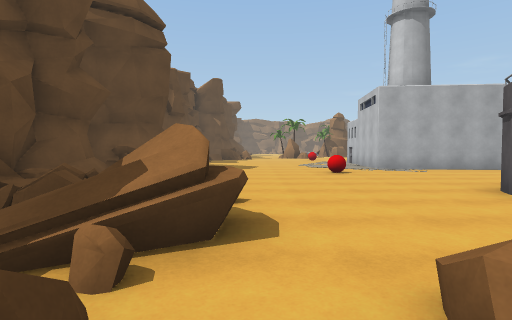
view 1 (above)

23 first-person views from a walk through a scene from a Unity 3-D project. The camera is 1.3 m above the floor, tilts 2° down and sees 80° across. The floor is counted in squares, 2 m on a side. Each view is taken from the middle of a square. On the plan, view 1 faces up. The plan holds only what a view shows up to about 10 squares ahead; the rest is blank. The place goes on beyond the plan. Some animated figures are left out.

view 2
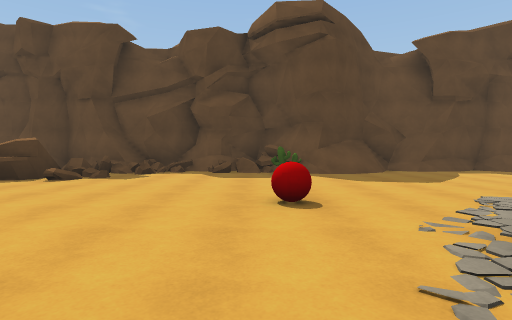

view 3
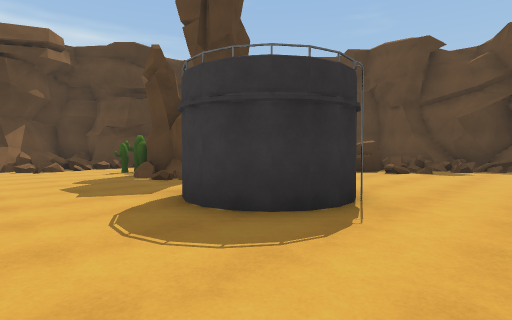

view 4
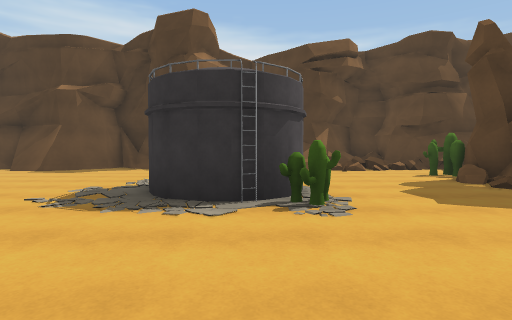

view 5
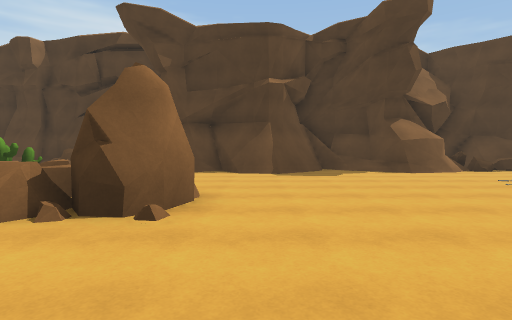

view 6
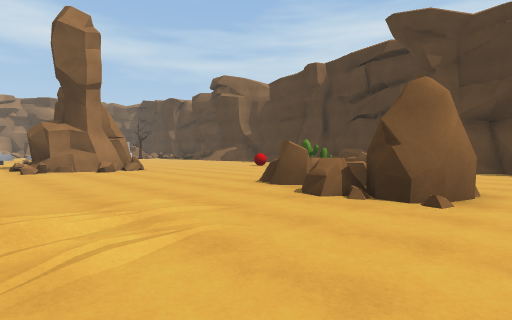

view 7
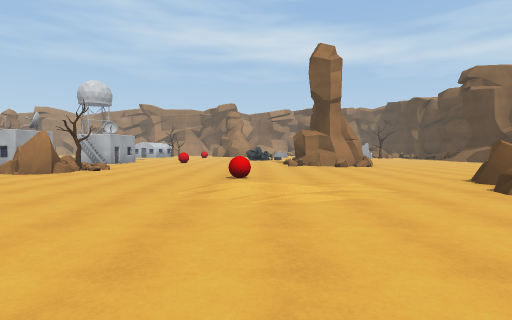

view 8
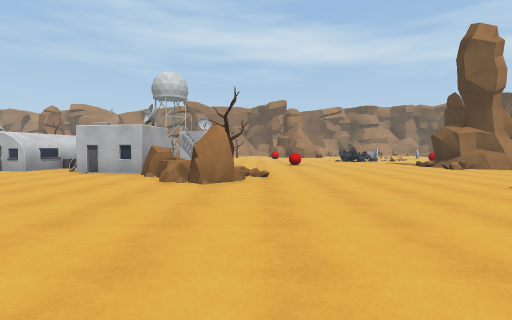

view 9
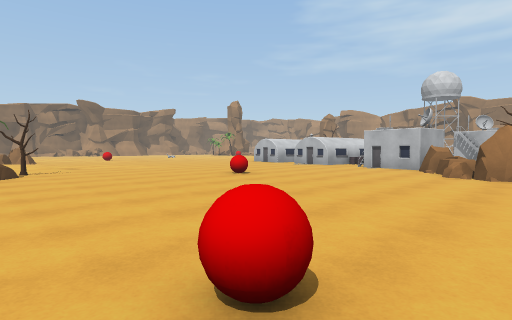

view 10
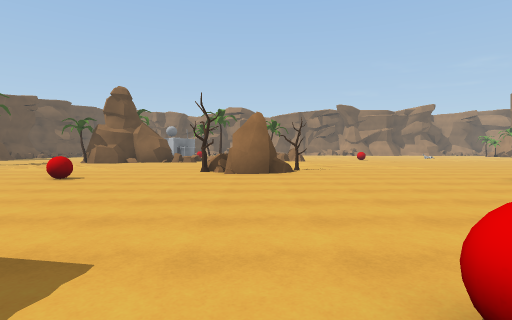

view 11
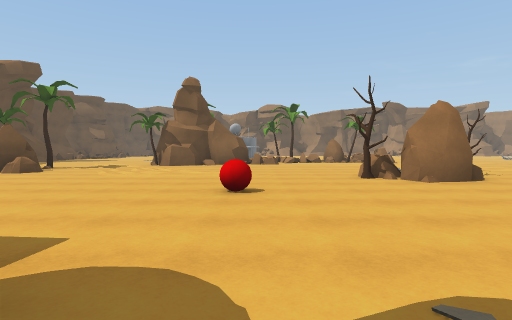

view 12
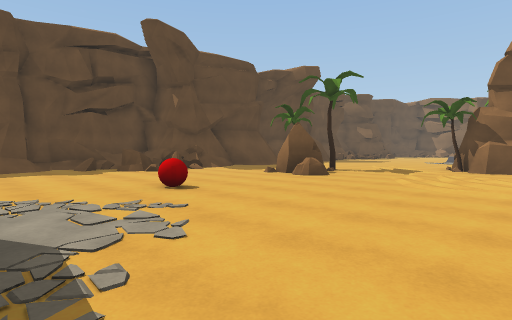

view 13
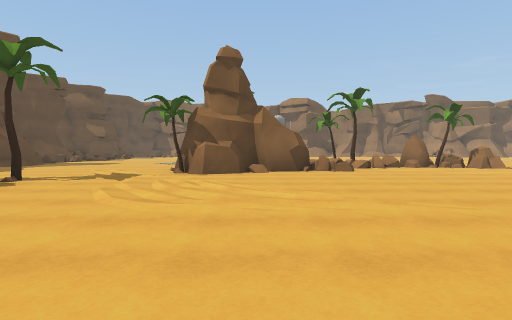

view 14
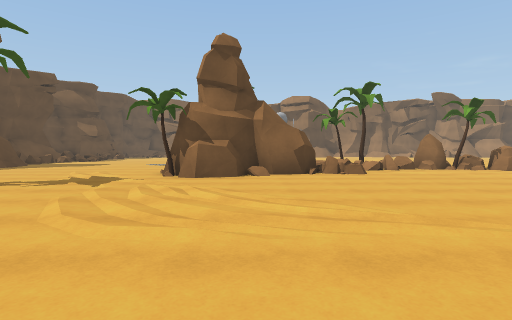

view 15
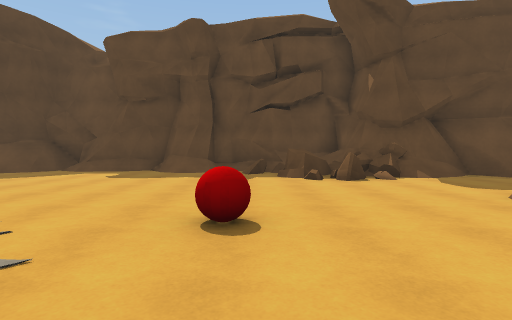

view 16
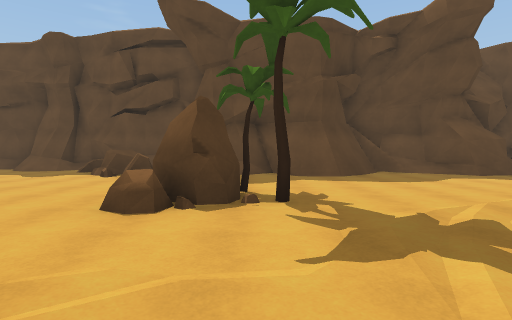

view 17
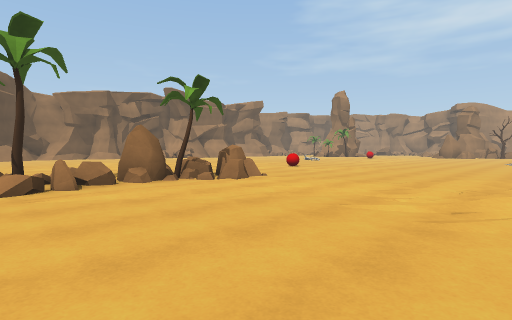

view 18
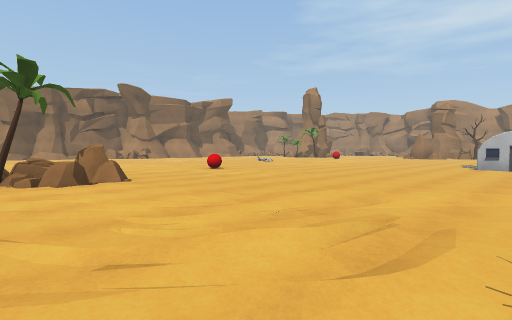

view 19
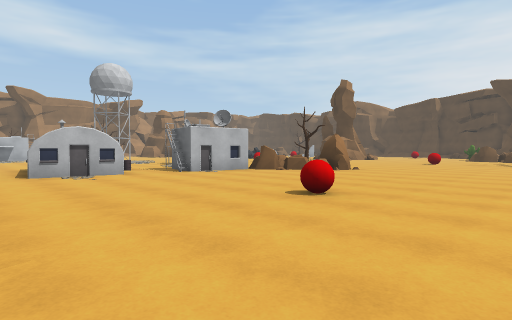

view 20
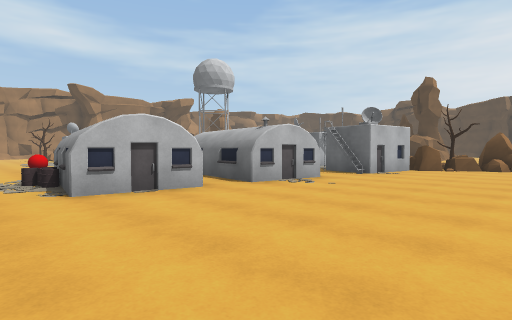

view 21
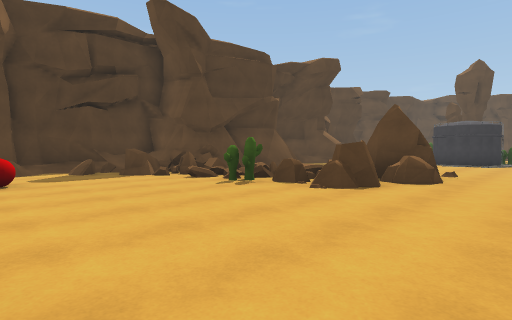

view 22
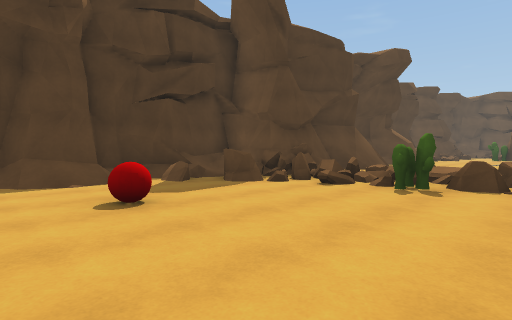

view 23
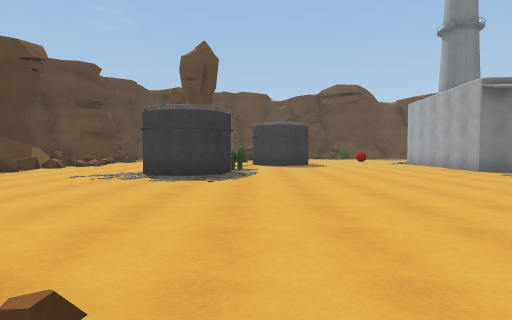

### Floor plan
Key: @ floor where view 1 was taken; # wall or solid block; x gap in a wall; . main floor; : floor 0.25 m higher than the main floor; + floor 0.5 m higher than the main floor; / step, stairs or slope; = window, fence, low wall or low ledge; ^ raised ledge; B red ball; C cactus; R rock; T tree; U building; O other object.
Columns run from 4 left of view 1 to 26 right of it. Each row starts with its distance up from view 1.
 29  ###.          OT R  ...
 28  #/.......    # =#RTR.....
 27  #/.......   ##....R..../..
 26  ##/......####R.............
 25   ##......T#.................
 24   ##...........................
 23   #...TT.......................
 22   #/..RR......................U
 21 ^^#=...............T..........U
 20 #/##.............TRR...........
 19 ^/^=..............R...........U
 18 ##=....B......B..............UU
 17 #.......................B......
 16 ##...........................U#
 15 #........  ..................UU
 14 ##.....      ...............R#U
 13 ##...         . ...........RR
 12 #/.....          ..B......RRT
 11 #//.....          ..........:..
 10 ##/.....######.      ..........
  9 #=C.............     ..........
  8 #=....B..........   ...........
  7 #=.............................
  6 ##...................../.B.....
  5 #=#.....##............./.......
  4 ##=.....##....................=
  3 ##=#=... #.................../#
  2 ## //..  ...C###.....RRR...../#
  1 ###=.=  ##... ##.....##RR......
  0 #   @   ##... #.......#RR......
 -1         #C............==CC.....
 -2         C............. ==+.....
 -3         .............. /=x..B..
 -4       ###x==.=/##..###/##^=....
 -5           ###############==...
 -6           ##           #######

Positions as (right, up) in squares from view 1, and headings:
1: (0, 0), facing up
2: (6, 8), facing left
3: (8, 7), facing down-left
4: (9, 6), facing down
5: (16, 5), facing down
6: (16, 6), facing down-right
7: (14, 6), facing right
8: (16, 11), facing right
9: (14, 11), facing up-right
10: (14, 11), facing up
11: (10, 13), facing up
12: (8, 15), facing up-left
13: (8, 17), facing up
14: (8, 18), facing up
15: (6, 18), facing left
16: (7, 23), facing left
17: (11, 22), facing up-right
18: (14, 21), facing up-right
19: (17, 21), facing down-right
20: (21, 24), facing down-right
21: (25, 4), facing down-left
22: (26, 1), facing down-left
23: (18, 3), facing left
